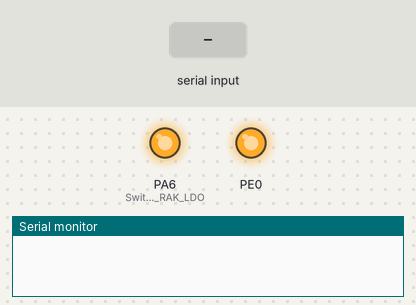
Recording of a sketch running on a simulated STM32 Blue Pill. Parts: output pins drawn as LEDs (lit = HIGH), the last lines printed to the serial monitor. Inputs (shaded band) come from the test bench. The modem accepts every AT command (registered, SIM ready, sends succeed) and sends nothing else.

Above: at 0.1 s.
At 16.0 s:
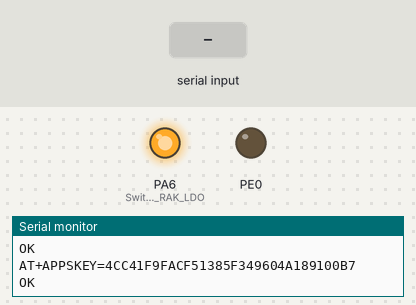
16.1 s: "1" received over the second serial link
Timing chart, 0 to 19.1 s (numbered marks = the images above; inputs shaded):
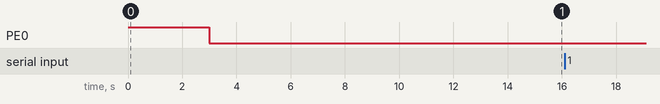

The sketch:

RFLabo.ino
```cpp
/**
 * @brief This example will forward serial signal from the USB to Rak3172 module and vice versa.
 *        In another word, it will by pass the MCU.
 *
 *        The DPDT RF Switch control signal can be reversed by sending '*' character to the USB Serial.
 *
 * @author mtnguyen, fferrero
 * @version 1.1.0
 */

#include <SoftwareSerial.h>

#include "lorawan_credential.h"

SoftwareSerial RakSerial(PA1, PA0); // RX, TX

// Define Default LoRaWan ABP credential

String devAddr = "260B8C12";
String nwkkey = "899D26FF817B5DDACD78F3008E6E0D2B";
String appskey = "4CC41F9FACF51385F349604A189100B7";

String appEUI = "0000000000000000";
String devEUI = "0000000000000000";
String appkey = "00000000000000000000000000000000";


void setup(void)
{
  pinMode(PE0, OUTPUT);
  digitalWrite(PE0, HIGH);


  pinMode(PA6, OUTPUT); // Switch ON RAK LDO
  digitalWrite(PA6, HIGH);
delay(3000);

  Serial.begin(115200);
  while (!Serial)
    ;

  Serial.println("Starting...");

  digitalWrite(PE0, LOW);

  RakSerial.begin(115200);

  Serial.println("Rak Connected...");

  delay(5000);

  flush_serial_AT(true);

  SetLoRaABP();


}

void loop(void)
{
  if (RakSerial.available())
  {
    char d = RakSerial.read();
    Serial.write(d);
  }

  if (Serial.available())
  {
    char c = Serial.read();
    RakSerial.write(c);

  }
}


void SetLoRaABP(){
  RakSerial.println("AT+NWM=1"); // Set LORAWAN
  Serial.println("AT+NWM=1 // Set LORAWAN"); // Set P2P_LORA

flush_serial_AT(true);
  delay(1000);

  RakSerial.println("AT+NJM=0"); // Set ABP
  Serial.println("AT+NJM=0 // Set ABP"); // Set ABP
 flush_serial_AT(true);
  delay(1000);

  RakSerial.println("AT+BAND=4");// Set EU868 frequency band
  Serial.println("AT+BAND=4 // Set EU868 frequency band");// Set EU868 frequency band
flush_serial_AT(true);
  delay(1000);

  RakSerial.println("AT+DR=5");// Set EU866 frequency band
  Serial.println("AT+DR=5 // Set EU868 frequency band");// Set EU868 frequency band
flush_serial_AT(true);
  delay(1000);

  RakSerial.printf("AT+DEVADDR=");
  RakSerial.println(devAddr);
  Serial.printf("AT+DEVADDR=");
  Serial.println(devAddr);
flush_serial_AT(true);
  delay(1000);

  RakSerial.printf("AT+NWKSKEY=");
  RakSerial.println(nwkkey);
  Serial.printf("AT+NWKSKEY=");
  Serial.println(nwkkey);
flush_serial_AT(true);
  delay(1000);

  RakSerial.printf("AT+APPSKEY=");
  RakSerial.println(appskey);
  Serial.printf("AT+APPSKEY=");
  Serial.println(appskey);

  flush_serial_AT(true);

}


void flush_serial_AT(bool print){

  //while(mySerial1.available() == 0) {}

   if (RakSerial.available())
  { // If anything comes in Serial1 (pins 4 & 5)
    while (RakSerial.available())
      if(print) {Serial.write(RakSerial.read()); // read it and send it out Serial (USB)
      }
      else {
      RakSerial.read();}
  }
  delay(100);
}
```

lorawan_credential.h
```cpp
// Define this to get the settings for the four test nodes, or leave it undefined to fill in your own settings in the #else block below
#define SUNICA_NB 12

#if SUNICA_NB == 8
// OTAA Application EUI MSB
static uint8_t node_device_eui[8] = {0x70, 0xB3, 0xD5, 0x7E, 0xD0, 0x06, 0x4E, 0x83};
// OTAA Application Key MSB
static uint8_t node_app_eui[8] = {0x00, 0x00, 0x00, 0x00, 0x00, 0x00, 0x00, 0x00};
static uint8_t node_app_key[16] = {0xD0, 0x7C, 0x9F, 0x4F, 0x86, 0xDE, 0x95, 0x89, 0x86, 0xE9, 0xA4, 0x37, 0x56, 0x24, 0x53, 0xD7};

#elif SUNICA_NB == 2
// OTAA Application EUI MSB
static uint8_t node_device_eui[8] = {0x70, 0xB3, 0xD5, 0x7E, 0xD0, 0x06, 0xEC, 0xA4};
// OTAA Application Key MSB
static uint8_t node_app_eui[8] = {0x00, 0x00, 0x00, 0x00, 0x00, 0x00, 0x00, 0x00};
static uint8_t node_app_key[16] = {0x11, 0xAB, 0xFB, 0x5F, 0xB0, 0xA5, 0x91, 0x67, 0x6C, 0xE5, 0xDF, 0x36, 0x26, 0xB7, 0x90, 0xA5};

#elif SUNICA_NB == 12
// OTAA Application EUI MSB
static uint8_t node_device_eui[8] = {0x70, 0xB3, 0xD5, 0x7E, 0xD0, 0x06, 0x4E, 0xA1};
// OTAA Application Key MSB
static uint8_t node_app_eui[8] = {0x00, 0x00, 0x00, 0x00, 0x00, 0x00, 0x00, 0x00};
static uint8_t node_app_key[16] = {0x75, 0x4B, 0x10, 0x41, 0xEA, 0x7D, 0x85, 0x01, 0xD6, 0x17, 0x26, 0x15, 0x3B, 0xDE, 0x4B, 0x63};

#elif SUNICA_NB == 14
// OTAA Application EUI MSB
static uint8_t node_device_eui[8] = {0x70, 0xB3, 0xD5, 0x7E, 0xD0, 0x06, 0x4E, 0xA8};
// OTAA Application Key MSB
static uint8_t node_app_eui[8] = {0x00, 0x00, 0x00, 0x00, 0x00, 0x00, 0x00, 0x00};
static uint8_t node_app_key[16] = {0xDB, 0x4B, 0xBF, 0x34, 0xE7, 0x69, 0x11, 0x67, 0x3F, 0x3F, 0x71, 0x5A, 0xEA, 0x34, 0x7F, 0xA5};

#elif SUNICA_NB == 17
// OTAA Application EUI MSB
static uint8_t node_device_eui[8] = {0x70, 0xB3, 0xD5, 0x7E, 0xD0, 0x06, 0x4E, 0xAA};
// OTAA Application Key MSB
static uint8_t node_app_eui[8] = {0x00, 0x00, 0x00, 0x00, 0x00, 0x00, 0x00, 0x00};
static uint8_t node_app_key[16] = {0x37, 0xEB, 0x3B, 0x26, 0x93, 0x24, 0x57, 0x10, 0x61, 0x27, 0x1A, 0x07, 0xCB, 0xE0, 0x93, 0xCA};


#elif SUNICA_NB == 1
// OTAA Application EUI MSB
static uint8_t node_device_eui[8] = {0x70, 0xB3, 0xD5, 0x7E, 0xD0, 0x06, 0x4E, 0xAC};
// OTAA Application Key MSB
static uint8_t node_app_eui[8] = {0x00, 0x00, 0x00, 0x00, 0x00, 0x00, 0x00, 0x00};
static uint8_t node_app_key[16] = {0x98, 0xC9, 0x32, 0xC2, 0xCF, 0xA8, 0x8C, 0x85, 0xDB, 0xBF, 0xC4, 0x80, 0x54, 0x7A, 0x0E, 0x5E};

#elif SUNICA_NB == 5
// OTAA Application EUI MSB
static uint8_t node_device_eui[8] = {0x70, 0xB3, 0xD5, 0x7E, 0xD0, 0x06, 0x4E, 0xAE};
// OTAA Application Key MSB
static uint8_t node_app_eui[8] = {0x00, 0x00, 0x00, 0x00, 0x00, 0x00, 0x00, 0x00};
static uint8_t node_app_key[16] = {0xAA, 0xB9, 0x1D, 0xEB, 0xEB, 0x1F, 0xD5, 0xD4, 0x7C, 0x60, 0xF9, 0x47, 0xA2, 0x0B, 0xC3, 0xB1};

#elif SUNICA_NB == 3
// OTAA Application EUI MSB
static uint8_t node_device_eui[8] = {0x70, 0xB3, 0xD5, 0x7E, 0xD0, 0x06, 0x4E, 0xB0};
// OTAA Application Key MSB
static uint8_t node_app_eui[8] = {0x00, 0x00, 0x00, 0x00, 0x00, 0x00, 0x00, 0x00};
static uint8_t node_app_key[16] = {0xC4, 0x6B, 0x19, 0x1D, 0xB3, 0xA0, 0x5F, 0x67, 0xC4, 0xE2, 0x92, 0x12, 0xF6, 0xB4, 0xEE, 0x2D};

#elif SUNICA_NB == 19
// OTAA Application EUI MSB
static uint8_t node_device_eui[8] = {0x70, 0xB3, 0xD5, 0x7E, 0xD0, 0x06, 0x4E, 0xB2};
// OTAA Application Key MSB
static uint8_t node_app_eui[8] = {0x00, 0x00, 0x00, 0x00, 0x00, 0x00, 0x00, 0x00};
static uint8_t node_app_key[16] = {0x8C, 0xCB, 0x7F, 0xF0, 0x3E, 0x2B, 0xE8, 0x19, 0x59, 0x96, 0x4F, 0x13, 0x5D, 0x70, 0xA9, 0x1D};

#elif SUNICA_NB == 6
// OTAA Application EUI MSB
static uint8_t node_device_eui[8] = {0x70, 0xB3, 0xD5, 0x7E, 0xD0, 0x06, 0x4E, 0xB4};
// OTAA Application Key MSB
static uint8_t node_app_eui[8] = {0x00, 0x00, 0x00, 0x00, 0x00, 0x00, 0x00, 0x00};
static uint8_t node_app_key[16] = {0x14, 0x12, 0x84, 0x81, 0xBA, 0x82, 0x59, 0xED, 0x61, 0x6B, 0xAE, 0xF4, 0xE2, 0xAF, 0x60, 0x31};

#elif SUNICA_NB == 04
// OTAA Application EUI MSB
static uint8_t node_device_eui[8] = {0x70, 0xB3, 0xD5, 0x7E, 0xD0, 0x06, 0x4E, 0xB6};
// OTAA Application Key MSB
static uint8_t node_app_eui[8] = {0x00, 0x00, 0x00, 0x00, 0x00, 0x00, 0x00, 0x00};
static uint8_t node_app_key[16] = {0xBE, 0x21, 0x33, 0xDA, 0x95, 0xFB, 0x35, 0x7D, 0x5C, 0x9B, 0x29, 0x61, 0xD9, 0x6E, 0xF8, 0xBC};

#elif SUNICA_NB == 13
// OTAA Application EUI MSB
static uint8_t node_device_eui[8] = {0x70, 0xB3, 0xD5, 0x7E, 0xD0, 0x06, 0x4E, 0xBA};
// OTAA Application Key MSB
static uint8_t node_app_eui[8] = {0x00, 0x00, 0x00, 0x00, 0x00, 0x00, 0x00, 0x00};
static uint8_t node_app_key[16] = {0xBA, 0x81, 0x9B, 0xCB, 0x9E, 0xF9, 0x50, 0x37, 0xF4, 0x44, 0x04, 0x34, 0x38, 0xF6, 0xDF, 0x18};


#else
///////////////////////////////////
// Fill in your own settings here
///////////////////////////////////
// OTAA Application EUI MSB
static uint8_t node_device_eui[8] = {0x00, 0x00, 0x00, 0x00, 0x00, 0x00, 0x00, 0x00};
// OTAA Application Key MSB
static uint8_t node_app_eui[8] = {0x00, 0x00, 0x00, 0x00, 0x00, 0x00, 0x00, 0x00};
static uint8_t node_app_key[16] = {0x00, 0x00, 0x00, 0x00, 0x00, 0x00, 0x00, 0x00, 0x00, 0x00, 0x00, 0x00, 0x00, 0x00, 0x00, 0x00};
#endif // LACUNA_TEST
```
